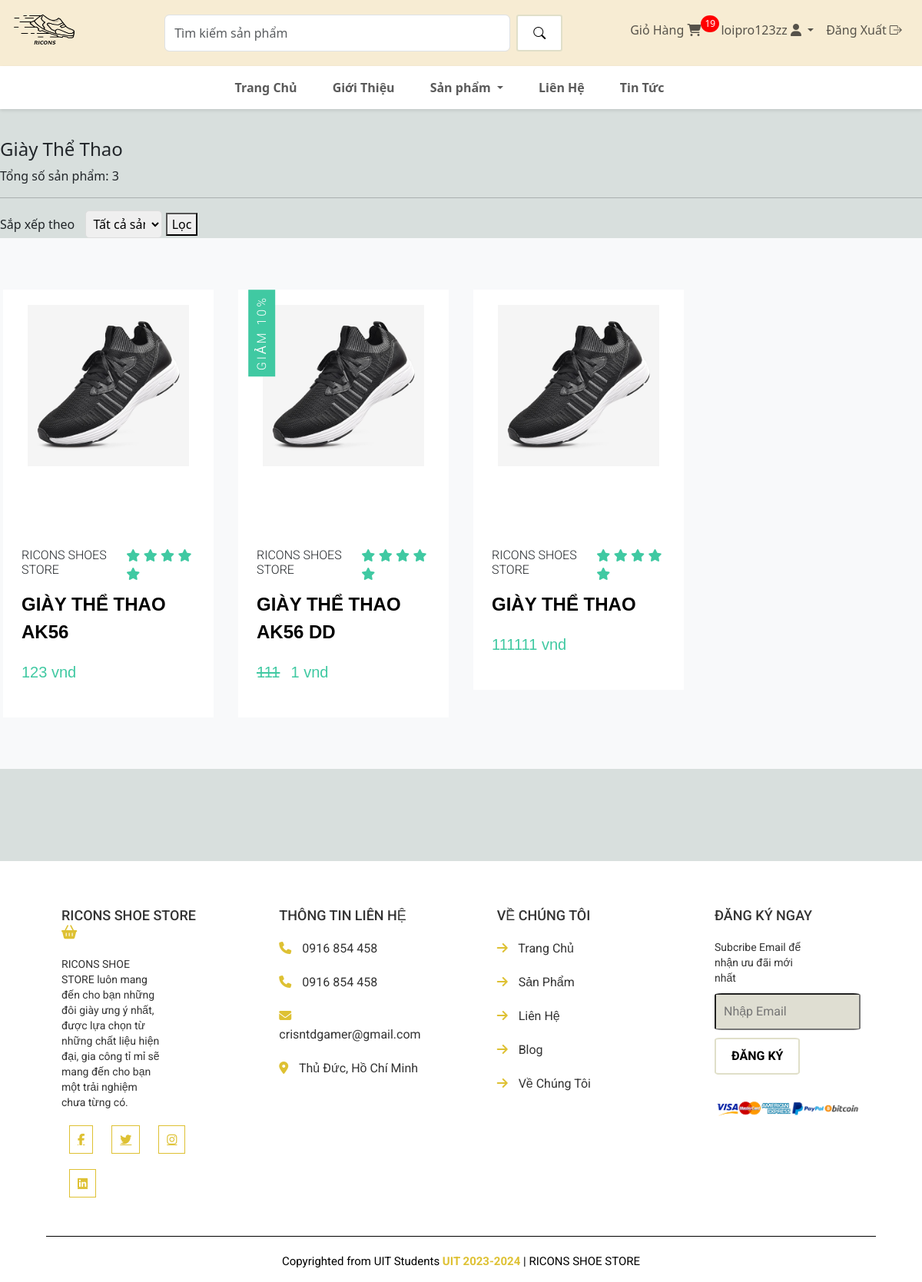
/category/giay-the-thao (signed in), run on the app's committed database.
### app/models.py (models this page shows, shortened)
class TheLoai(models.Model):
    ten = models.CharField(max_length=200, unique=True)
    slug = models.SlugField(max_length=200, unique=True)

class SanPham(models.Model):
    the_loai = models.ForeignKey(TheLoai, on_delete=models.CASCADE, default=1)
    ten = models.CharField(max_length=300, null=True, blank=False)
    gia = models.IntegerField(blank=False)
    hinh = models.ImageField(null=True, blank=True)
    khuyen_mai = models.BooleanField(default=False)
    gia_km = models.IntegerField(blank=True, null=True)
    mo_ta = models.CharField(max_length=500, default='', blank=True)
    @property
    def ImageURL(self):
        try:
            url = self.hinh.url
        except:
            url = ''
        return url

### app/views.py (the view)
# urls.py: path('category/<str:tl>', views.category, name="category"),
def category(request, tl):
    tl = unidecode(tl).lower().replace(' ', '-')
    theloai = TheLoai.objects.get(slug = tl)
    sanpham_list = SanPham.objects.filter(the_loai = theloai)
    sap_xep = request.GET.get('sort-by')
    if sap_xep == 'tang':
        sanpham_list = sanpham_list.order_by('gia')
    elif sap_xep == 'giam':
        sanpham_list = sanpham_list.order_by('-gia')
    elif sap_xep == 'a-z':
        sanpham_list = sanpham_list.order_by('ten')
    elif sap_xep == 'z-a':
        sanpham_list = sanpham_list.order_by('-ten')
    theloai_list = TheLoai.objects.all()
    context = {'theloai_list' : theloai_list,
               'sanpham_list' : sanpham_list,
               'theloai' : theloai}
    return render(request, "app/category.html", context)

### app/context_processors.py (called while the page is built)
def tong_san_pham_trong_gio_hang(request):
    return {
        'tong_san_pham_trong_gio_hang': lay_so_luong_san_pham_trong_gio_hang(request.user)
    }

### app/views.py (called while the page is built)
def lay_so_luong_san_pham_trong_gio_hang(user):
    if user.is_authenticated:
        gio_hang = GioHang.objects.filter(khach_hang=user, hoan_thanh=False).first()
        if gio_hang:
            muc_gio_hang = MucGioHang.objects.filter(gio_hang=gio_hang)
            tong_san_pham = 0
            for muc in muc_gio_hang:
                tong_san_pham += muc.so_luong
            return tong_san_pham
    return 0

### app/templates/app/category.html (shortened to what this page needs)
{% extends 'app/base.html' %}
{% block category %}
<div class="container-pdt" style="padding-top: 130px;">
    <div class="row">
        <h4>{{theloai.ten}}</h4>
        <p>
            Tổng số sản phẩm: {{sanpham_list|length}}
        </p>
        <hr>
        <div>
            <form action="" method="get">
                <label for="sort-by">Sắp xếp theo</label>
                <select name="sort-by" id="sort-by">
                    <option value="all">Tất cả sản phẩm</option>
                </select>
                <button type="submit">Lọc</button>
            </form>
        </div>
        <section class="products">
            <div class="product-card-container">
                <div class="product-items">
                    {% for sanpham in sanpham_list %}
                    <div class="product">
                        <div class="product-content">
                            <div class="product-img">
                                <img src="{{sanpham.ImageURL}}" alt="product image">
                            </div>
                        </div>
                        <div class="product-info">
                            <div class="product-info-top">
                                <h2 class="sm-title">Ricons Shoes Store</h2>
                                <div class="rating">
                                    <span><i class="fas fa-star"></i></span>
                                    <span><i class="fas fa-star"></i></span>
                                    <span><i class="fas fa-star"></i></span>
                                    <span><i class="fas fa-star"></i></span>
                                    <span><i class="fas fa-star"></i></span>
                                </div>
                            </div>
                            <a href="#" class="product-name">{{sanpham.ten}}</a>
                            <div class="product- price-container">
                                {% if sanpham.khuyen_mai == True %}
                                <strike class="product-price">{{sanpham.gia}}</strike>
                                <p class="product-price">{{ sanpham.gia_km}} vnd</p>
                                {% else %}
                                <p class="product-price">{{sanpham.gia}} vnd</p>
                                {% endif %}
                            </div>
                        </div>
                        {% if sanpham.khuyen_mai == True %}
                        <div class="off-info">
                            <h2 class="sm-title">Giảm 10%</h2>
                        </div>
                        {% endif %}
                    </div>
                    {% endfor %}
                </div>
            </div>
        </section>
    </div>
</div>
{% endblock category %}

### app/templates/app/base.html (shortened to what this page needs)
{% load static %}
<!DOCTYPE html>
<html lang="en">
<head>
    <link href="https://cdn.jsdelivr.net/npm/bootstrap@5.3.3/dist/css/bootstrap.min.css" rel="stylesheet">
    <link rel="stylesheet" href="{% static 'app/style.css' %}">
    <link rel="stylesheet" href="https://cdn.jsdelivr.net/npm/bootstrap-icons@1.11.3/font/bootstrap-icons.min.css">
    <link rel="stylesheet" href="https://cdnjs.cloudflare.com/ajax/libs/font-awesome/6.5.2/css/all.min.css">
</head>
<body>
    <div class="container-fluid sticky-top">
        <nav class="navbar navbar-expand-lg justify-content-center" style="background-color: #f7ecd3;">
            <a href="{% url 'home'%}" class="navbar-brand"><img src="{% static 'images/logo.png'%}"
                    style="width: 80px; height: 60px;" alt=""></a>
            <ul class="navbar-nav">
                <li class="nav-item" style="margin-left: 100px; margin-right: 80px;">
                    <form class="d-flex" role="search">
                        <input class="form-control me-2" type="search" placeholder="Tìm kiếm sản phẩm"
                            aria-label="Search" style="width: 450px; border-radius: 20;">
                        <button class="btn btn-outline-success" type="submit">
                            <i class="bi bi-search"></i>
                        </button>
                    </form>
                </li>
                <li class="nav-item" style="margin-right: 10px;">
                    <a class="nav-link" href="{% url 'cart' %}">
                        Giỏ Hàng
                        <span class="cart-icon">
                            <i class="fa-solid fa-cart-shopping"></i>
                        </span>
                        <span class="cart-count">{{ tong_san_pham_trong_gio_hang }}</span>
                    </a>
                </li>
                {% if user.is_authenticated %}
                <li class="nav-item dropdown">
                    <a class="nav-link dropdown-toggle" href="#" role="button" data-bs-toggle="dropdown"
                        aria-expanded="false">
                        {{request.user}} <i class="fa-solid fa-user"></i>
                    </a>
                </li>
                <li class="nav-item">
                    <a class="nav-link" href="{% url 'logout_user' %}">
                        Đăng Xuất <i class="bi bi-box-arrow-right"></i>
                    </a>
                </li>
                {% else %}
                <li class="nav-item">
                    <a class="nav-link" href="{% url 'login_user' %}">Đăng Nhập <i class="fa-solid fa-key"></i></a>
                </li>
                {% endif %}
            </ul>
        </nav>
        <nav class="navbar navbar-expand-sm justify-content-center"
            style="background-color: white; box-shadow: 0px 2px 4px rgba(0, 0, 0, 0.1);">
            <ul class="navbar-nav">
                <li class="nav-item" style="margin-right: 30px;">
                    <a class="nav-link" href="{% url 'home' %}"><b>Trang Chủ</b></a>
                </li>
                <li class="nav-item" style="margin-right: 30px;">
                    <a class="nav-link" href="#"><b>Giới Thiệu</b></a>
                </li>
                <li class="nav-item dropdown" style="margin-right: 30px;">
                    <a class="nav-link dropdown-toggle" href="#" role="button" data-bs-toggle="dropdown"
                        aria-expanded="false">
                        <b>Sản phẩm</b>
                    </a>
                </li>
                <li class="nav-item" style="margin-right: 30px;">
                    <a class="nav-link" href="#"><b>Liên Hệ</b></a>
                </li>
                <li class="nav-item" style="margin-right: 30px;">
                    <a class="nav-link" href="#"><b>Tin Tức</b></a>
                </li>
            </ul>
        </nav>
    </div>
    {% block category %} {% endblock category %}
    <section class="footer">
        <div class="container-footer">
            <div class="box">
                <h3>RICONS SHOE STORE <i class="fas fa-shopping-basket"></i></h3>
                <p>RICONS SHOE STORE luôn mang đến cho bạn những đôi giày ưng ý nhất, được lựa chọn từ những chất liệu
                    hiện đại, gia công tỉ mỉ sẽ mang đến cho bạn một trải nghiệm chưa từng có. </p>
                <div class="share">
                    <a href="#" class="fab fa-facebook-f"></a>
                    <a href="#" class="fab fa-twitter"></a>
                    <a href="#" class="fab fa-instagram"></a>
                    <a href="#" class="fab fa-linkedin"></a>
                </div>
            </div>
            <div class="box">
                <h3>THÔNG TIN LIÊN HỆ </h3>
                <a href="#" class="link"> <i class="fas fa-phone"></i> 0916 854 458 </a>
                <a href="#" class="link"> <i class="fas fa-phone"></i> 0916 854 458 </a>
                <a href="#" class="link"> <i class="fas fa-envelope"></i> crisntdgamer@gmail.com </a>
                <a href="#" class="link"> <i class="fas fa-map-marker-alt"></i> Thủ Đức, Hồ Chí Minh </a>
            </div>
            <div class="box">
                <h3> VỀ CHÚNG TÔI </h3>
                <a href="#" class="link"> <i class="fas fa-arrow-right"></i> Trang Chủ </a>
                <a href="#" class="link"> <i class="fas fa-arrow-right"></i> Sản Phẩm </a>
                <a href="#" class="link"> <i class="fas fa-arrow-right"></i> Liên Hệ </a>
                <a href="#" class="link"> <i class="fas fa-arrow-right"></i> Blog </a>
                <a href="#" class="link"> <i class="fas fa-arrow-right"></i> Về Chúng Tôi </a>
            </div>
            <div class="box">
                <h3> ĐĂNG KÝ NGAY </h3>
                <p>Subcribe Email để nhận ưu đãi mới nhất </p>
                <input type="text" placeholder="Nhập Email" class="email">
                <input type="submit" value="ĐĂNG KÝ" class="btn">
                <img src="{% static 'images/bank.png' %}" class="payment-img" alt="">
            </div>
            <div class="credit"> Copyrighted from UIT Students <span> UIT 2023-2024 </span> | RICONS SHOE STORE </div>
        </div>
    </section>
</body>
</html>

### app/static/app/style.css (style rules this page uses)
body { background-color: #D8DFDD; }
.footer { background-color: #fff; color: #333; padding: 5%; display: flex; justify-content: space-between; align-items: flex-start; flex-wrap: wrap; font-family: "Roboto", sans-serif; margin-top: 10%; }
.box i { color: #DEC133; }
.container-footer { display: flex; justify-content: space-between; align-items: flex-start; flex-wrap: wrap; }
.box { width: calc(25% - 40px); padding: 0 20px; margin-bottom: 40px; }
.box h3 { font-size: 18px; margin-bottom: 20px; }
.box p { font-size: 14px; margin: 10px 0px; line-height: 20px; width: 70%; }
.share a { color: #DEC133; font-size: 15px; margin: 10px; border: 1px solid; padding: 10px; }
.link { color: #333; text-decoration: none; display: block; margin-bottom: 20px; transition: color 0.3s; }
.link i { margin-right: 10px; color: #DEC133; transition: color 0.3s; }
.email { width: 100%; padding: 10px; margin-bottom: 10px; background-color: #DFDED2; border-radius: 5%; }
.btn { padding: 10px 20px; background-color: white; color: black; border: 2px solid #E0DFC9; border-radius: 6%; cursor: pointer; transition: background-color 0.3s, color 0.3s, border-color 0.3s; font-weight: bold; }
.payment-img { margin-top: 20px; max-width: 100%; }
.footer .credit { font-size: 15px; padding: 2% 0 0 0; color: black; border-top: 1px solid; position: relative; width: 100%; text-align: center; margin-bottom: -5%; }
.credit span { color: #DEC133; font-weight: bold; }
.cart-count { background-color: red; color: white; border-radius: 50%; padding: 2px 5px; font-size: 12px; position: absolute; top: 20px; }
:root { --white-light: rgba(255, 255, 255, 0.5); --alice-blue: #f8f9fa; --carribean-green: #40c9a2; --gray: #ededed; }
.product-items { display: flex; flex-wrap: wrap; }
.products { padding: 0; margin: 0; box-sizing: border-box; font-family: 'Quicksand', sans-serif; }
img { width: 100%; display: block; }
.product-card-container { width: 100%; margin: 0 auto; }
.lg-title, .md-title, .sm-title { font-family: 'Roboto', sans-serif; padding: 0.6rem 0; text-transform: capitalize; }
.sm-title { font-weight: 300; font-size: 1rem; text-transform: uppercase; }
.products { background: var(--alice-blue); padding: 3.2rem 0; }
.product { margin: 1rem; position: relative; width: calc(25% - 2rem); }
.product-content { background: white; padding: 20px 0px 0px 0px; cursor: pointer; }
.product-img { background: var(--gray); box-shadow: 0 0 20px 10px var(white); width: 210px; height: 200px; margin: 0 auto; transition: background 0.5s ease; }
.product-info { background: white; padding: 1.5rem; }
.product-info-top { display: flex; justify-content: space-between; align-items: center; }
.rating span { color: var(--carribean-green); }
.product-name { color: black; display: block; text-decoration: none; font-size: 1rem; text-transform: uppercase; font-weight: bold; }
.product-price { padding-top: 0.6rem; padding-right: 0.6rem; display: inline-block; color: var(--carribean-green); }
.product-img img { transition: transform 0.6s ease; }
.off-info .sm-title { background: var(--carribean-green); color: white; display: inline-block; padding: 0.5rem; position: absolute; top: 0; left: 0; writing-mode: vertical-lr; transform: rotate(180deg); z-index: 1; letter-spacing: 3px; cursor: pointer; }
.checkout input, select { width: 100%; padding: 10px; border: 1px solid #ddd; border-radius: 5px; }
.product-name { font-size: 24px; margin-bottom: 10px; }
.product-price { font-size: 20px; color: #40c9a2; margin-bottom: 20px; }
label { font-size: 16px; margin-right: 10px; }
select, input[type="number"] { padding: 5px; font-size: 16px; width: 100px; }

### app/templates/app/base.html (style rules this page uses)
.sticky-top { position: fixed; top: 0; width: 100%; z-index: 1000; }
.container-fluid { padding-left: 0; padding-right: 0; }

### data on the page
TheLoai: ten "Giày Thể Thao"
SanPham: ImageURL (picture), ten "GIÀY THỂ THAO AK56", gia "123"
SanPham: ImageURL (picture), ten "GIÀY THỂ THAO AK56 DD", gia "111", gia_km "1", khuyen_mai "GIẢM 10%"
SanPham: ImageURL (picture), ten "GIÀY THỂ THAO", gia "111111"

### other printed values
{{ tong_san_pham_trong_gio_hang }} "19"
{{ request.user }} "loipro123zz"
{{ sanpham_list|length }} "3"
